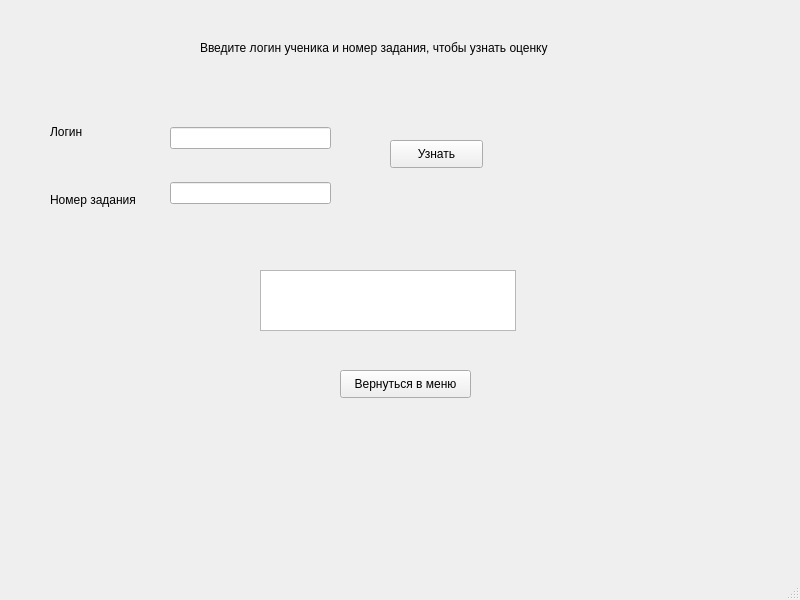
<?xml version="1.0" encoding="UTF-8"?>
<ui version="4.0">
 <class>MainWindow</class>
 <widget class="QMainWindow" name="MainWindow">
  <property name="geometry">
   <rect>
    <x>0</x>
    <y>0</y>
    <width>800</width>
    <height>600</height>
   </rect>
  </property>
  <property name="windowTitle">
   <string>MainWindow</string>
  </property>
  <widget class="QWidget" name="centralwidget">
   <widget class="QLabel" name="label">
    <property name="geometry">
     <rect>
      <x>200</x>
      <y>40</y>
      <width>371</width>
      <height>16</height>
     </rect>
    </property>
    <property name="text">
     <string>Введите логин ученика и номер задания, чтобы узнать оценку</string>
    </property>
   </widget>
   <widget class="QWidget" name="verticalLayoutWidget">
    <property name="geometry">
     <rect>
      <x>50</x>
      <y>100</y>
      <width>101</width>
      <height>131</height>
     </rect>
    </property>
    <layout class="QVBoxLayout" name="verticalLayout">
     <item>
      <widget class="QLabel" name="label_2">
       <property name="text">
        <string>Логин</string>
       </property>
      </widget>
     </item>
     <item>
      <widget class="QLabel" name="label_3">
       <property name="text">
        <string>Номер задания</string>
       </property>
      </widget>
     </item>
    </layout>
   </widget>
   <widget class="QWidget" name="verticalLayoutWidget_2">
    <property name="geometry">
     <rect>
      <x>170</x>
      <y>100</y>
      <width>161</width>
      <height>131</height>
     </rect>
    </property>
    <layout class="QVBoxLayout" name="verticalLayout_2">
     <item>
      <widget class="QLineEdit" name="lineEdit"/>
     </item>
     <item>
      <widget class="QLineEdit" name="lineEdit_2"/>
     </item>
    </layout>
   </widget>
   <widget class="QPushButton" name="pushButton">
    <property name="geometry">
     <rect>
      <x>390</x>
      <y>140</y>
      <width>93</width>
      <height>28</height>
     </rect>
    </property>
    <property name="text">
     <string>Узнать</string>
    </property>
   </widget>
   <widget class="QListWidget" name="listWidget">
    <property name="geometry">
     <rect>
      <x>260</x>
      <y>270</y>
      <width>256</width>
      <height>61</height>
     </rect>
    </property>
   </widget>
   <widget class="QPushButton" name="backButton">
    <property name="geometry">
     <rect>
      <x>340</x>
      <y>370</y>
      <width>131</width>
      <height>28</height>
     </rect>
    </property>
    <property name="text">
     <string>Вернуться в меню</string>
    </property>
   </widget>
  </widget>
  <widget class="QMenuBar" name="menubar">
   <property name="geometry">
    <rect>
     <x>0</x>
     <y>0</y>
     <width>800</width>
     <height>26</height>
    </rect>
   </property>
  </widget>
  <widget class="QStatusBar" name="statusbar"/>
 </widget>
 <resources/>
 <connections/>
</ui>
